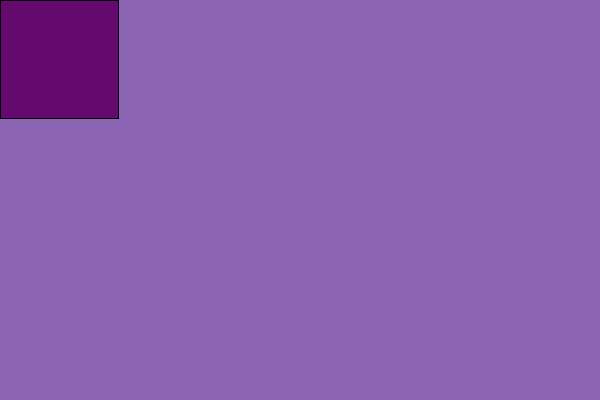
Frame 1 (no input)
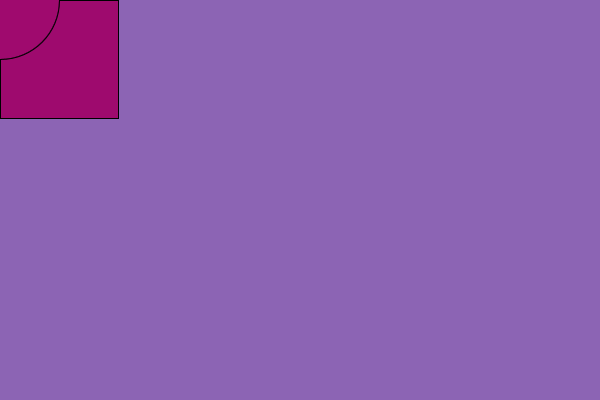
Frame 60 (the mouse pressed at the canvas centre just before this capture)
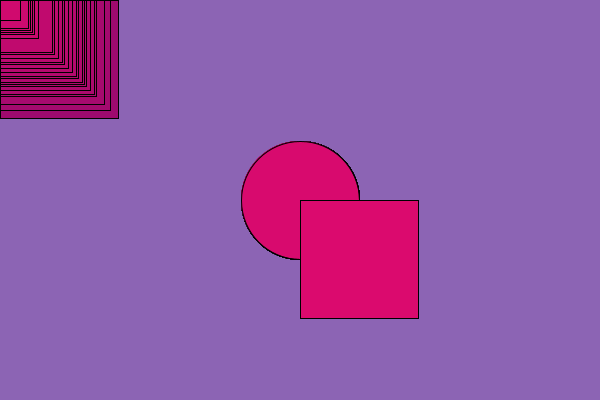
Frame 120 (the mouse held since frame 60 and released just before this capture)

The Processing sketch that drew these frames (run headless with seeded random() and noise(); from frame 60 on, the mouse is pressed at the canvas centre):

// Processing sketch: processing_111819
// ── processing_111819.pde

void setup(){
      size (600,400);
      background (140,100,180);
      smooth (5);
      frameRate(10);
        
}
      int f = 100;
      int n = 50;
      int dir = 1;
      int[] xs = new int[n];
      int[] ys = new int[n];

void draw(){
 
    int r = (int) random (2);
    fill(f,10,110);
     if (f==0||f==512)
      {
      dir = dir * - 1;
      }  
      f = f+dir; 
    for(int i = 0; i < n-1; i++){
    xs[i] = xs[i+1];
    ys[i] = ys[i+1];
  }
  xs[n-1] = mouseX;
  ys[n-1] = mouseY;
  for(int i = 0; i < n; i++){
    if (r==1){
        rect(xs[i], ys[i], 20+2*i,20+2*i);
    }else {
        ellipse(xs[i], ys[i], 20+2*i,20+2*i);
    }
   
  }}
